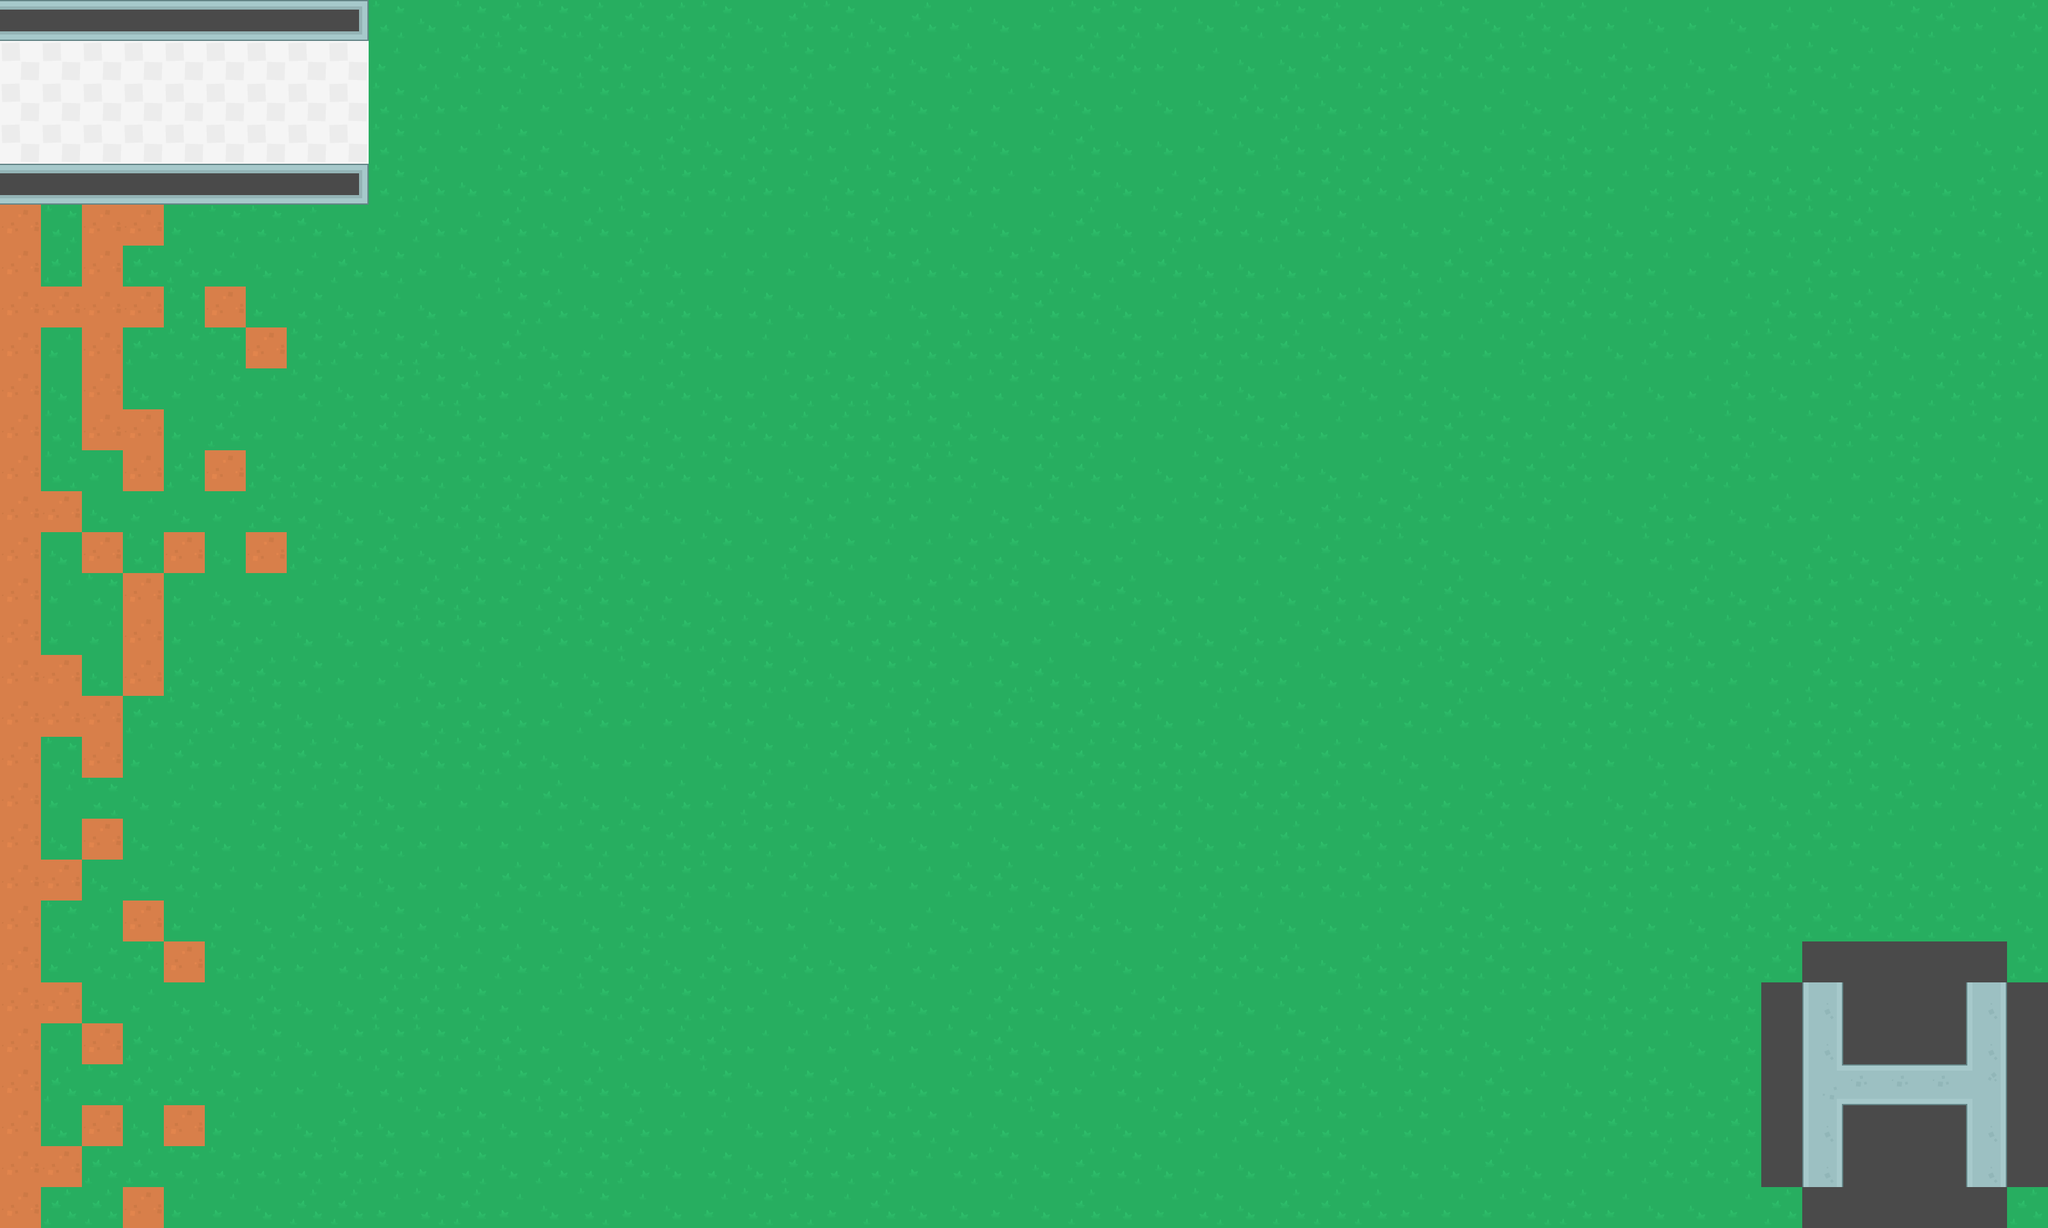

A 2D game scene composited from a Tiled map and its tileset images. What follows is a short description and the map's XML, with each tile layer's data collapsed to a summary:
An orthogonal 50x30 tile map with 64x64 px tiles, 4 tile layers (ground, walls, items, decorations) and 59 objects (42x zombie, 7x wall, 5x health, 3x ammo, player, ...).

<map version="1.2" tiledversion="1.2.3" orientation="orthogonal" renderorder="right-down" width="50" height="30" tilewidth="64" tileheight="64" infinite="0" nextlayerid="10" nextobjectid="638">
 <tileset firstgid="1" name="spritesheet_tiles" tilewidth="64" tileheight="64" spacing="10" tilecount="540" columns="27">
  <image source="../img/spritesheet_tiles.png" width="1988" height="1470" />
 </tileset>
 <layer id="1" name="ground" width="50" height="30">
  <data>[1500 cells, 1500 non-empty, 12 distinct tile ids]</data>
 </layer>
 <layer id="2" name="walls" width="50" height="30">
  <data>[1500 cells, 18 non-empty, 2 distinct tile ids]</data>
 </layer>
 <layer id="3" name="items" width="50" height="30">
  <data>[1500 cells, 0 non-empty, 0 distinct tile ids]</data>
 </layer>
 <layer id="4" name="decorations" width="50" height="30">
  <data>[1500 cells, 0 non-empty, 0 distinct tile ids]</data>
 </layer>
 <objectgroup id="5" name="Obstacles">
  <object id="570" name="player" x="80" y="144" width="32" height="32" />
  <object id="571" name="wall" x="0" y="256" width="576" height="64" />
  <object id="572" name="wall" x="0" y="0" width="576" height="64" />
  <object id="573" name="wall" x="0" y="64" width="16" height="192" />
  <object id="575" name="zombie" x="1040" y="32" width="32" height="32" />
  <object id="577" name="zombie" x="896" y="864" width="32" height="32" />
  <object id="579" name="zombie" x="896" y="688" width="32" height="32" />
  <object id="583" name="zombie" x="1344" y="544" width="32" height="32" />
  <object id="585" name="zombie" x="1040" y="144" width="32" height="32" />
  <object id="587" name="zombie" x="1328" y="64" width="32" height="32" />
  <object id="589" name="zombie" x="1040" y="400" width="32" height="32" />
  <object id="590" name="zombie" x="1776" y="368" width="32" height="32" />
  <object id="591" name="zombie" x="1280" y="1632" width="32" height="32" />
  <object id="592" name="zombie" x="1392" y="784" width="32" height="32" />
  <object id="593" name="zombie" x="1760" y="1264" width="32" height="32" />
  <object id="594" name="zombie" x="704" y="944" width="32" height="32" />
  <object id="595" name="ammo" x="1072" y="960" width="32" height="32" />
  <object id="596" name="zombie" x="448" y="944" width="32" height="32" />
  <object id="597" name="zombie" x="848" y="1248" width="32" height="32" />
  <object id="598" name="zombie" x="1040" y="672" width="32" height="32" />
  <object id="599" name="zombie" x="1408" y="272" width="32" height="32" />
  <object id="600" name="zombie" x="1216" y="1184" width="32" height="32" />
  <object id="601" name="zombie" x="704" y="1664" width="32" height="32" />
  <object id="602" name="zombie" x="384" y="1264" width="32" height="32" />
  <object id="603" name="zombie" x="96" y="1744" width="32" height="32" />
  <object id="604" name="zombie" x="1728" y="1808" width="32" height="32" />
  <object id="605" name="zombie" x="2240" y="784" width="32" height="32" />
  <object id="606" name="zombie" x="1920" y="768" width="32" height="32" />
  <object id="607" name="zombie" x="2048" y="352" width="32" height="32" />
  <object id="608" name="zombie" x="2320" y="1344" width="32" height="32" />
  <object id="609" name="zombie" x="2096" y="1680" width="32" height="32" />
  <object id="610" name="zombie" x="2080" y="1152" width="32" height="32" />
  <object id="611" name="zombie" x="2512" y="1040" width="32" height="32" />
  <object id="612" name="zombie" x="2464" y="672" width="32" height="32" />
  <object id="613" name="zombie" x="2416" y="320" width="32" height="32" />
  <object id="614" name="zombie" x="2176" y="128" width="32" height="32" />
  <object id="615" name="zombie" x="2640" y="112" width="32" height="32" />
  <object id="616" name="zombie" x="2848" y="496" width="32" height="32" />
  <object id="617" name="zombie" x="2672" y="416" width="32" height="32" />
  <object id="618" name="zombie" x="2704" y="1040" width="32" height="32" />
  <object id="619" name="zombie" x="2528" y="1616" width="32" height="32" />
  <object id="620" name="zombie" x="2944" y="1264" width="32" height="32" />
  <object id="621" name="zombie" x="3024" y="576" width="32" height="32" />
  <object id="622" name="zombie" x="3040" y="96" width="32" height="32" />
  <object id="623" name="zombie" x="2944" y="864" width="32" height="32" />
  <object id="624" name="zombie" x="304" y="992" width="32" height="32" />
  <object id="625" name="zombie" x="128" y="1056" width="32" height="32" />
  <object id="626" name="health" x="1664" y="960" width="32" height="32" />
  <object id="627" name="health" x="1616" y="1472" width="32" height="32" />
  <object id="628" name="ammo" x="1056" y="1472" width="32" height="32" />
  <object id="629" name="ammo" x="2896" y="208" width="32" height="32" />
  <object id="630" name="health" x="640" y="1392" width="32" height="32" />
  <object id="631" name="health" x="1632" y="640" width="32" height="32" />
  <object id="632" name="health" x="1808" y="16" width="32" height="32" />
  <object id="633" name="wall" x="0" y="320" width="16" height="1600" />
  <object id="634" name="wall" x="16" y="1904" width="3184" height="16" />
  <object id="635" name="wall" x="16" y="0" width="3184" height="16" />
  <object id="636" name="wall" x="3184" y="16" width="16" height="1888" />
  <object id="637" name="key" x="256" y="160" width="32" height="32" />
 </objectgroup>
</map>
